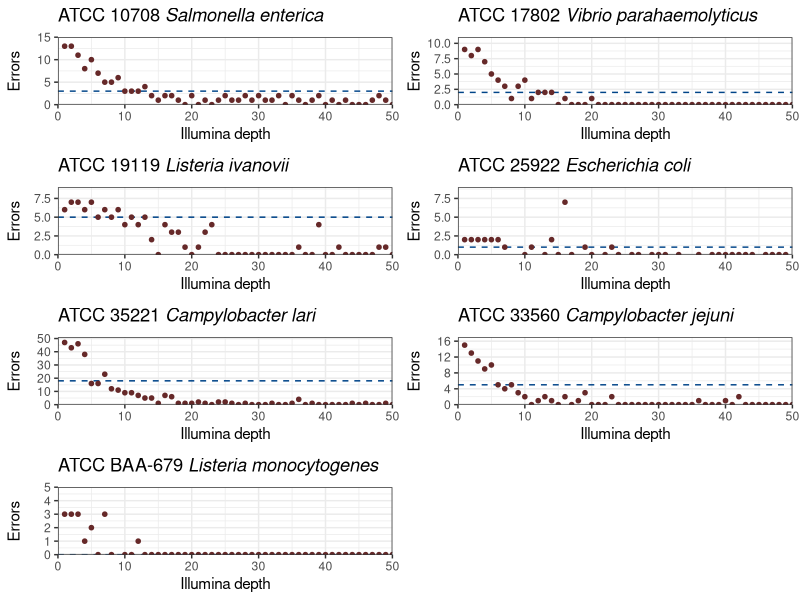
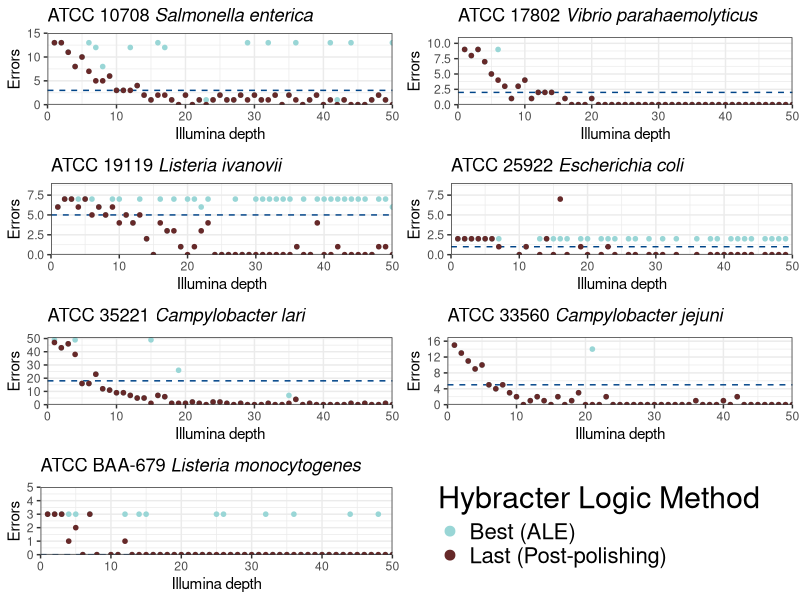

Write R code to recreate these figures, in order.
## ---- chunk 1
library(tidyverse)
library(knitr)
library(readr)
library(dplyr)
library(cowplot)

plot_dir <- "plots"
dir.create(plot_dir)

opts_chunk$set(dpi=300, fig.path='plots/', echo=TRUE, dev=c('png','pdf'), warning=FALSE, message=FALSE)
pdf.options(useDingbats = FALSE)
## ---- chunk 2
per_genome_results <- read_delim("results.tsv", delim = "\t", 
                                 escape_double = FALSE, 
                                 trim_ws = TRUE)

'%ni%' <- Negate('%in%')

# due to non-deterministic error in assembly for Listeria 36/50
per_genome_results <- per_genome_results %>%  filter(genome %ni% c("ATCC_35897_Listeria_welshimeri"))

# 13 instances for E coli, 1 for monocytogenes
structural_errors <-  per_genome_results %>% filter(remaining_errors > 50 )

# filter structural errors out

per_genome_results <- per_genome_results %>% filter(remaining_errors < 50 )

## ---- chunk 3



generate_plot <- function(genome_name, long_only_trycycler_threshold, atcc_name,
                          italics_name
                          ) {
  
  ymax <- max(per_genome_results  %>% 
                filter(genome == genome_name) %>%  
                pull(remaining_errors)) + 2
  
  p <- ggplot(per_genome_results %>% 
                filter(polishing == "hybracter_last") %>% 
                filter(genome == genome_name), 
              aes(x=target_illumina_depth, y=remaining_errors ) ) +
    geom_hline(yintercept = long_only_trycycler_threshold, 
               color="#004488", linetype = "dashed") +
    geom_point(color="#662929", size=1.25) + 
    theme_bw() +
    scale_x_continuous(limits = c(0, 50), expand = c(0, 0)) +
    scale_y_continuous(limits = c(0, ymax), expand = c(0, 0)) +
    labs(title= bquote(.(atcc_name) ~ italic(.(italics_name))) , x="Illumina depth", y="Errors")
  
  return(p)
}




## ---- chunk 4

se_plot <- generate_plot("ATCC_10708_Salmonella_enterica", 3, "ATCC 10708", "Salmonella enterica")
vp_plot <- generate_plot("ATCC_17802_Vibrio_parahaemolyticus", 2, "ATCC 17802", "Vibrio parahaemolyticus")
li_plot <- generate_plot("ATCC_19119_Listeria_ivanovii", 5, "ATCC 19119", "Listeria ivanovii")
ec_plot <- generate_plot("ATCC_25922_Escherichia_coli", 1, "ATCC 25922", "Escherichia coli")
cl_plot <- generate_plot("ATCC_35221_Campylobacter_lari", 18, "ATCC 35221", "Campylobacter lari")
cj_plot <- generate_plot("ATCC_33560_Campylobacter_jejuni", 5, "ATCC 33560", "Campylobacter jejuni")
lm_plot <- generate_plot("ATCC_BAA-679_Listeria_monocytogenes", 0, "ATCC BAA-679", "Listeria monocytogenes")


jpeg(file = paste(plot_dir, "Supp_Figure6.jpeg", sep = "/" ), units = "in", 
     width = 9, 
     height = 16, bg = "transparent", res = 600)


plot_grid(se_plot, vp_plot, 
          li_plot, ec_plot, cl_plot, cj_plot, 
          lm_plot, nrow=4, align = 'hv')
dev.off()



## ---- chunk 5
total_results <- per_genome_results %>%
  filter(polishing == "hybracter_last") %>% 
  group_by(target_illumina_depth) %>%
  summarise(total_hybracter_errors = sum(remaining_errors),
            count = n()) %>% 
  filter(count == 7)

ymax <- 100
  
  
  p <- ggplot(total_results, 
              aes(x=target_illumina_depth, 
                  y=total_hybracter_errors ) ) +
    geom_point(color="#662929", size=1.25) + 
    geom_hline(yintercept = 34, 
               color="#004488", linetype = "dashed") +
    theme_bw() +
    scale_x_continuous(limits = c(0, 50), expand = c(0, 0)) +
    scale_y_continuous(limits = c(0, ymax), expand = c(0, 0)) +
    labs(title= "Total Hybracter Errors for 7 Genomes Without Assembly Heterogeneity", x="Illumina depth", y="Errors")


  
## ---- chunk 6


generate_comp_plot <- function(df,genome_name, long_only_trycycler_threshold, atcc_name,
                          italics_name, legend_flag
                          ) {
  
  df$polishing <- gsub("hybracter_last", "Last (Post-polishing)", df$polishing)
  df$polishing <- gsub("hybracter_best", "Best (ALE)", df$polishing)
  
  ymax <- max(df  %>% 
                filter(genome == genome_name) %>%  
                pull(remaining_errors)) + 2
  
  p <- ggplot(df %>% 
                filter(genome == genome_name), 
              aes(x=target_illumina_depth, y=remaining_errors, color = polishing ) ) +
    geom_hline(yintercept = long_only_trycycler_threshold, 
               color="#004488", linetype = "dashed") +
    geom_point( size=1.25) + 
    theme_bw() +
    scale_x_continuous(limits = c(0, 50), expand = c(0, 0)) +
    scale_y_continuous(limits = c(0, ymax), expand = c(0, 0)) +
    labs(title= bquote(.(atcc_name) ~ italic(.(italics_name))) , x="Illumina depth", y="Errors") + 
          scale_color_manual(name = "Hybracter Logic Method",
                       labels = c("Best (ALE)", 
                                  "Last (Post-polishing)"),
                       values = c("Best (ALE)" = "#99D6D6", 
                                  "Last (Post-polishing)" = "#662929"))  # Adjust colors as needed
  
    if(legend_flag) {
      p <- p
    } else {
        p <- p + guides(color = FALSE)  # Hide the color legend if legend_flag is FALSE
    }

  
  return(p)
}




## ---- chunk 7

se_plot_w_legend <- generate_comp_plot(per_genome_results, "ATCC_10708_Salmonella_enterica", 3, "ATCC 10708", "Salmonella enterica", TRUE) 

se_plot_w_legend <- se_plot_w_legend + 
  geom_point( size=3) +
          scale_fill_manual(name = "Hybracter Logic Method",
                       labels = c("Best (ALE)", 
                                  "Last (Post-polishing)"),
                       values = c("Best (ALE)" = "#99D6D6", 
                                  "Last (Post-polishing)" = "#662929"))+
  theme(
    legend.title = element_text(size = 22),  # Adjust title size
    legend.text = element_text(size = 16)     # Adjust label size
  ) 

se_plot <- generate_comp_plot(per_genome_results, "ATCC_10708_Salmonella_enterica", 3, "ATCC 10708", "Salmonella enterica", FALSE)

vp_plot <- generate_comp_plot(per_genome_results, "ATCC_17802_Vibrio_parahaemolyticus", 2, "ATCC 17802", "Vibrio parahaemolyticus", FALSE)
li_plot <- generate_comp_plot(per_genome_results, "ATCC_19119_Listeria_ivanovii", 5, "ATCC 19119", "Listeria ivanovii", FALSE)
ec_plot <- generate_comp_plot(per_genome_results, "ATCC_25922_Escherichia_coli", 1, "ATCC 25922", "Escherichia coli", FALSE)
cl_plot <- generate_comp_plot(per_genome_results, "ATCC_35221_Campylobacter_lari", 18, "ATCC 35221", "Campylobacter lari", FALSE)
cj_plot <- generate_comp_plot(per_genome_results, "ATCC_33560_Campylobacter_jejuni", 5, "ATCC 33560", "Campylobacter jejuni", FALSE)
lm_plot <- generate_comp_plot(per_genome_results, "ATCC_BAA-679_Listeria_monocytogenes", 0, "ATCC BAA-679", "Listeria monocytogenes", FALSE)


legend_plot <- cowplot::get_legend(se_plot_w_legend)

grid <- plot_grid(
  se_plot, vp_plot, 
  li_plot, ec_plot, 
  cl_plot, cj_plot, 
  lm_plot, legend_plot, 
  nrow = 4, align = 'hv'
)



jpeg(file = paste(plot_dir, "SuppFig4.jpeg", sep = "/" ), units = "in", 
     width = 9, 
     height = 16, bg = "transparent", res = 600)

grid

dev.off()
